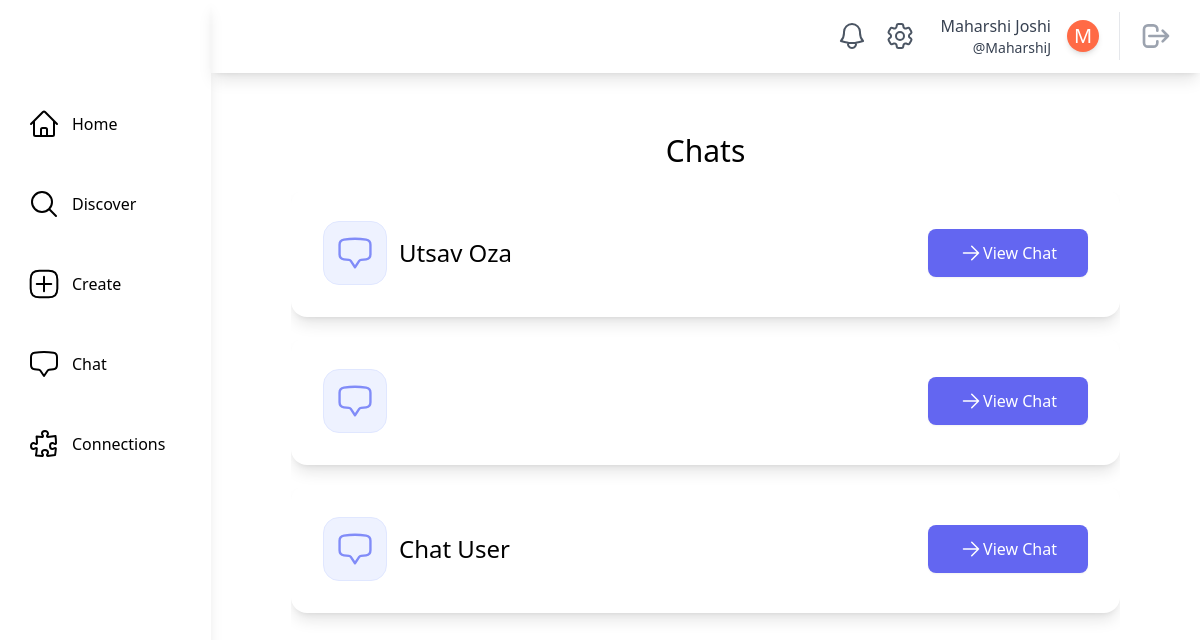
/chat/ (signed in), run on an earlier commit of the app's database.
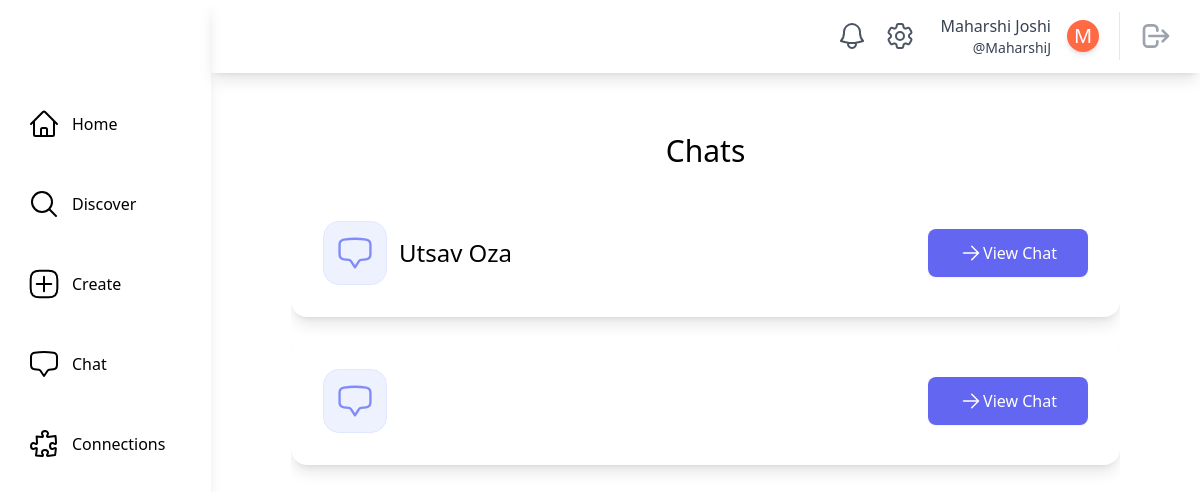
And on a later commit of the database.
### chat/models.py (models this page shows, shortened)
class ChatRoom(models.Model):
    creator = models.ForeignKey(
        SocialUser, on_delete=models.CASCADE, related_name="creator"
    )
    members = models.ManyToManyField(SocialUser, related_name="members")
    created = models.DateTimeField(auto_now_add=True)
    @classmethod
    def get_chatrooms(cls, user):
        return cls.objects.filter(members__in=[user])

### main/models.py (models this page shows, shortened)
class SocialUser(AbstractUser):
    class Pronouns(models.IntegerChoices):
        SHE = 1, _("She/Her")
        HE = 2, _("He/Him")
        THEY = 3, _("They/Them")
        OTHER = 4, _("Other/Prefer Not To Say")
    username = models.CharField(max_length=30, unique=True)
    email = models.EmailField(unique=True, default="@nyu.edu")
    full_name = models.CharField(max_length=50, default="")
    pronouns = models.IntegerField(default=Pronouns.OTHER, choices=Pronouns.choices)
    date_of_birth = models.DateField(null=True, validators=[validate_age])
    major = models.CharField(max_length=100, default="undeclared")
    tags = models.ManyToManyField(InterestTag, related_name="tags")
    profile_picture = models.ImageField(
        upload_to="profile_pics/", null=True, blank=True
    )
    timestamp = models.DateTimeField("timestamp", default=timezone.now)  # joined

### chat/views.py (the view)
# urls.py: path("", views.ChatRoomListView.as_view(), name="chat_room_list"),
@method_decorator(login_required, name="dispatch")
class ChatRoomListView(LoginRequiredMixin, generic.ListView):
    model = ChatRoom
    template_name = "chat/chat_room_list.html"
    def get_context_data(self, **kwargs):
        context = super().get_context_data(**kwargs)
        context["chat_rooms"] = ChatRoom.get_chatrooms(self.request.user)
        return context

### chat/templatetags/chat_customfilters.py (called while the page is built)
@register.filter
def make_chat_member_list(queryset, user):
    member_names = queryset.exclude(full_name=user.full_name).values_list(
        "full_name", flat=True
    )
    return ", ".join(member_names)

### main/models.py (called while the page is built)
    @classmethod
    def count_unread_notifications(cls, user):
        return (
            cls.objects.filter(models.Q(recipient_user=user, is_read=False))
            .all()
            .order_by("-timestamp")
            .count()
        )

### theme/templatetags/theme_customfilters.py (called while the page is built)
@register.filter
def count_unread_notifications(user):
    return Notification.count_unread_notifications(user)

### chat/templates/chat/chat_room_list.html (shortened to what this page needs)
{% extends "base.html" %}
{% block content %}
    <div class="m-20 mt-5 overflow-auto">
        <div class="justify-center">
            <div class="container mx-auto mt-10 mb-10 overflow-scroll">
                <div class="overflow-y-auto">
                    <h1 class="text-3xl mb-5 text-center">Chats</h1>
                    {% if chat_rooms %}
                        {% for room in chat_rooms %}
                            {% include "chat/chat_room_card.html" with room=room %}
                        {% endfor %}
                    {% else %}
                        <p class="text-center text-gray-500">No chats yet! Message someone to start a chat.</p>
                    {% endif %}
                </div>
            </div>
        </div>
    </div>
{% endblock content %}

### chat/templates/chat/chat_room_card.html (shortened to what this page needs)
{% load chat_customfilters %}
<div class="flex flex-col p-8 mb-5 bg-white shadow-lg hover:shodow-xl rounded-2xl overflow-auto">
    <div class="flex items-center justify-between">
        <div class="flex items-center">
            <div class="flex flex-col ml-3">
                <div class="flex flex-row">
                    <div class="mr-1 font-medium text-2xl leading-none"> {{room.members|make_chat_member_list:user}}</div>
                </div>
            </div>
        </div>
        <div class="flex">
            <a href="{% url 'chat:chat_room' room.id %}"
               class="w-40 inline-flex items-center justify-center px-5 py-3 text-base font-medium text-center text-white rounded-lg shadow-sm cursor-pointer bg-indigo-500">
                <svg xmlns="http://www.w3.org/2000/svg"
                     fill="none"
                     viewBox="0 0 24 24"
                     stroke-width="1.5"
                     stroke="currentColor"
                     class="w-6 h-6">
                    <path stroke-linecap="round" stroke-linejoin="round" d="M4.5 12h15m0 0l-6.75-6.75M19.5 12l-6.75 6.75" />
                </svg>
                <span class="relative">View Chat</span>
            </a>
        </div>
    </div>
</div>

What changed in the data, as far as the page shows it:
no longer on this page (row edited): ChatRoom: members|make_chat_member_list "Chat User"
